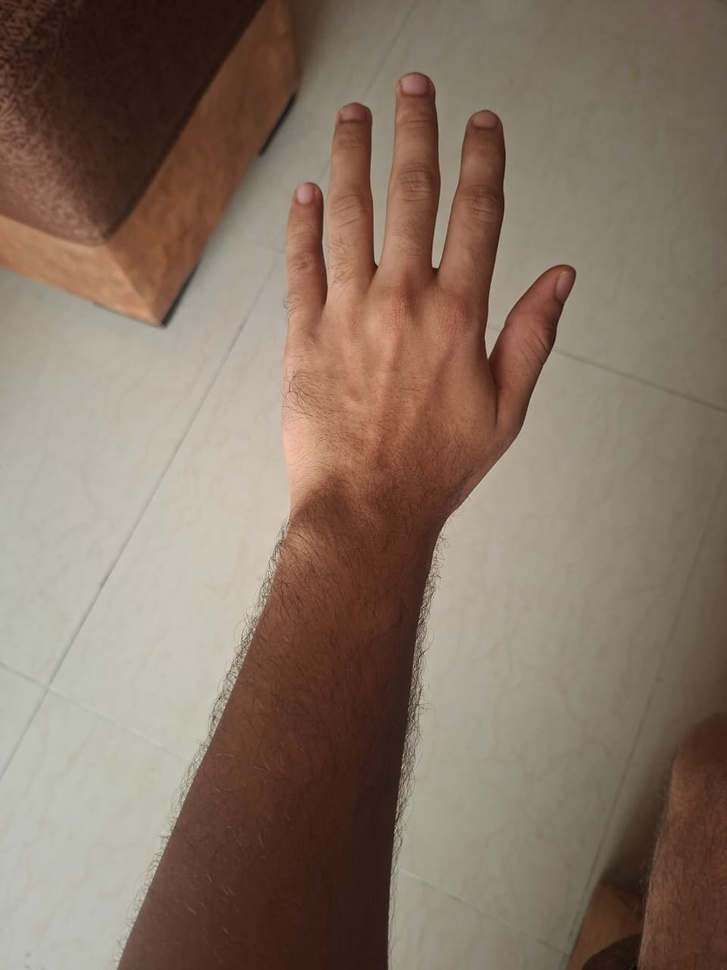
#> input picture server/storage/uploads/hand.jpg, 727 x 970 px, shrunk from 960 x 1280 before the run
$ python -i foot_measure.py   (imports and definitions only)
#> lines starting #> are read from the running program, lines starting #| are printed output that depends on the picture; after the words box and inside, x2 and y2 are one past the last pixel; in counts of white or black regions, pixels touching at a corner belong together
### server/app/measurement/calibration.py

from typing import Any

import cv2
import numpy as np


def load_image(image_path: str) -> np.ndarray:
    """Load an image and fail clearly if the path is invalid."""
    image = cv2.imread(image_path)
    if image is None:
        raise ValueError(f"Could not read image: {image_path}")
    return image


def detect_marker_scale(
    image: np.ndarray,
    marker_mm: float = 50.0,
    marker_id: int | None = None,
) -> dict[str, Any]:
    """
    Detect an ArUco marker and estimate pixels per millimetre.

    The marker must be visible, approximately square to the camera,
    and in the same plane as the body part being measured.
    """
    if marker_mm <= 0:
        raise ValueError("marker_mm must be greater than zero")

    if image is None or image.size == 0:
        raise ValueError("Image is empty")

    if not hasattr(cv2, "aruco"):
        raise RuntimeError(
            "OpenCV ArUco is unavailable. Install opencv-contrib-python."
        )

    gray = cv2.cvtColor(image, cv2.COLOR_BGR2GRAY)

    dictionary = cv2.aruco.getPredefinedDictionary(
        cv2.aruco.DICT_4X4_50
    )

    if hasattr(cv2.aruco, "DetectorParameters"):
        parameters = cv2.aruco.DetectorParameters()
    else:
        parameters = cv2.aruco.DetectorParameters_create()

    if hasattr(cv2.aruco, "ArucoDetector"):
        detector = cv2.aruco.ArucoDetector(dictionary, parameters)
        corners, ids, _ = detector.detectMarkers(gray)
    else:
        corners, ids, _ = cv2.aruco.detectMarkers(
            gray, dictionary, parameters=parameters
        )

    if ids is None or len(corners) == 0:
        raise ValueError(
            "No ArUco marker detected. Use a clearly visible "
            "DICT_4X4_50 marker and verify the marker's printed size."
        )

    side_lengths = []
    accepted_ids = []

    for marker_corners, marker_identifier in zip(corners, ids.flatten()):
        identifier = int(marker_identifier)

        if marker_id is not None and identifier != marker_id:
            continue

        points = marker_corners.reshape(4, 2).astype(np.float32)
        edges = [
            np.linalg.norm(points[(i + 1) % 4] - points[i])
            for i in range(4)
        ]

        # Average the four detected sides to reduce pixel noise.
        side_px = float(np.mean(edges))

        if side_px > 0:
            side_lengths.append(side_px)
            accepted_ids.append(identifier)

    if not side_lengths:
        raise ValueError(
            f"ArUco marker ID {marker_id} was not detected."
        )

    mean_side_px = float(np.mean(side_lengths))
    pixels_per_mm = mean_side_px / float(marker_mm)

    return {
        "marker_mm": float(marker_mm),
        "marker_ids": accepted_ids,
        "marker_side_px": round(mean_side_px, 3),
        "pixels_per_mm": round(pixels_per_mm, 6),
        "mm_per_pixel": round(1.0 / pixels_per_mm, 6),
        "marker_count": len(side_lengths),
    }


# [15 lines left out: function pixel_distance_to_mm, not called in this run]

### server/app/measurement/foot_measure.py

from pathlib import Path
import math

import cv2
import numpy as np

from app.measurement.calibration import (
    load_image,
    detect_marker_scale,
)


def _segment_foreground(image):
    """Estimate the foreground mask using the image-border background."""
    height, width = image.shape[:2]

    border = np.concatenate([
        image[0, :, :],
        image[-1, :, :],
        image[:, 0, :],
        image[:, -1, :],
    ])

    background = np.median(border, axis=0).astype(np.uint8)

    lab = cv2.cvtColor(image, cv2.COLOR_BGR2LAB)
    background_lab = cv2.cvtColor(
        background.reshape(1, 1, 3),
        cv2.COLOR_BGR2LAB,
    )[0, 0].astype(np.float32)

    difference = np.linalg.norm(
        lab.astype(np.float32) - background_lab,
        axis=2,
    )

    difference_u8 = np.clip(difference, 0, 255).astype(np.uint8)
    _, mask = cv2.threshold(
        difference_u8,
        0,
        255,
        cv2.THRESH_BINARY + cv2.THRESH_OTSU,
    )

    kernel = np.ones((5, 5), np.uint8)
    mask = cv2.morphologyEx(
        mask, cv2.MORPH_CLOSE, kernel, iterations=2
    )
    mask = cv2.morphologyEx(
        mask, cv2.MORPH_OPEN, kernel, iterations=1
    )

    # Remove contours touching the image border, often background noise.
    contours, _ = cv2.findContours(
        mask, cv2.RETR_EXTERNAL, cv2.CHAIN_APPROX_SIMPLE
    )

    cleaned = np.zeros((height, width), dtype=np.uint8)

    for contour in contours:
        x, y, w, h = cv2.boundingRect(contour)
        touches_border = (
            x <= 0 or y <= 0 or x + w >= width or y + h >= height
        )

        if not touches_border and cv2.contourArea(contour) >= (
            height * width * 0.01
        ):
            cv2.drawContours(cleaned, [contour], -1, 255, -1)

    return cleaned


def measure_foot(
    image_path,
    marker_mm=50.0,
    output_path=None,
    marker_id=None,
):
    """
    Estimate foot length and width from a top-down image.

    Without an ArUco marker, demo mode assumes a foot length of 250 mm.
    Uncalibrated results are for software demonstrations only.
    """
#> called with image_path = '../../storage/uploads/hand.jpg', marker_mm = 50

    image = load_image(image_path)
#> in load_image, image is the input picture: shape (970, 727, 3); mean B, G, R 100.4, 115.6, 133.9
    height, width = image.shape[:2]

    # Try calibrated scale first.
    try:
        calibration = detect_marker_scale(
            image,
            marker_mm=marker_mm,
            marker_id=marker_id,
        )
#> in detect_marker_scale, `gray = cv2.cvtColor(image, cv2.COLOR_BGR2GRAY)`:
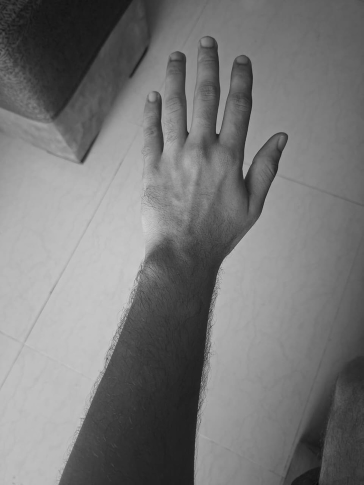
#> gray: shape (970, 727) (shown at 1/2 size); min 5, max 221, mean 119.3
#> in detect_marker_scale, `corners, ids, _ = detector.detectMarkers(gray)`: corners = (); ids = None
        calibration_mode = "aruco_calibrated"

    except ValueError as exc:
        if "No ArUco marker detected" not in str(exc):
            raise

        calibration = None
        calibration_mode = "uncalibrated_demo"

    mask = _segment_foreground(image)
#> in _segment_foreground, `background = np.median(border, axis=0).astype(np.uint8)`: background = [78, 92, 106]
#> in _segment_foreground, `background_lab = cv2.cvtColor( background.reshape(1, 1, 3), cv2.COLOR_..`: background_lab = [102, 131, 138]
#> in _segment_foreground, `difference = np.linalg.norm( lab.astype(np.float32) - background_lab, ..`:
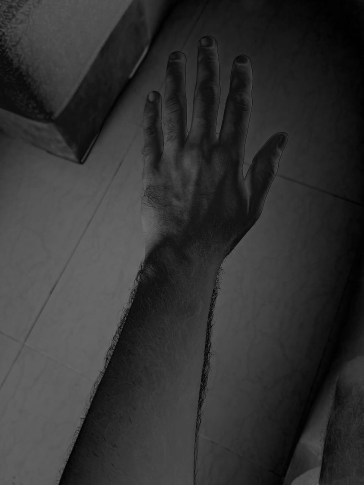
#> difference: shape (970, 727) float32 (shown at 1/2 size); min 1, max 122, mean 50.9
#> in _segment_foreground, `_, mask = cv2.threshold( difference_u8, 0, 255, cv2.THRESH_BINARY + cv..`:
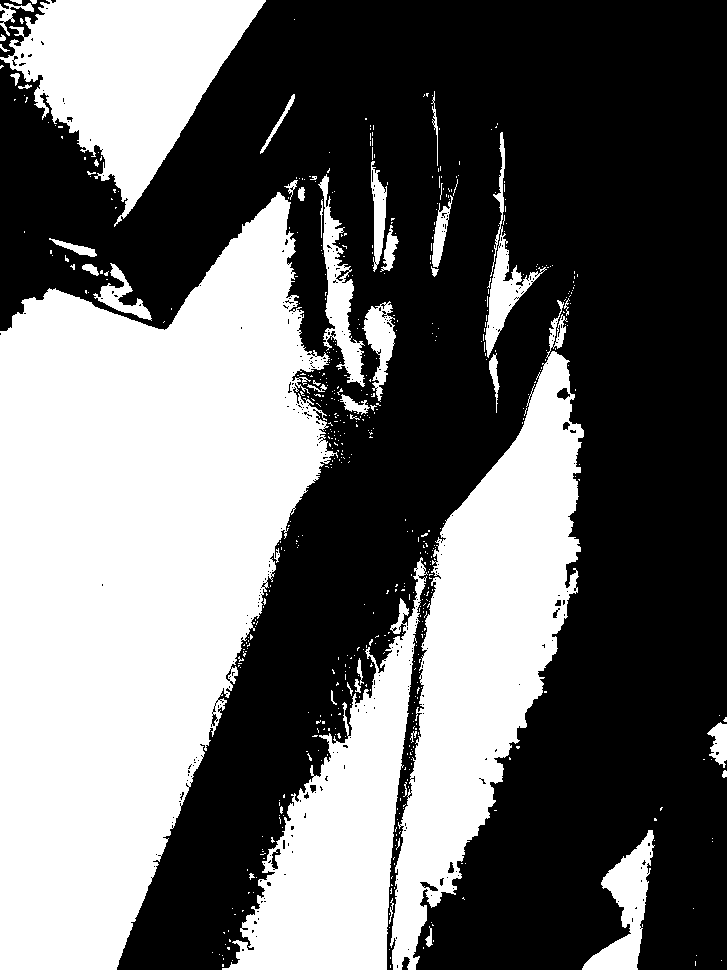
#> mask: shape (970, 727); 42.3% white; 592 white regions (547 under 20 px), largest, box (x1, y1, x2, y2) and area: (0, 192, 338, 970) 164829, (390, 300, 584, 970) 53173, (222, 557, 428, 970) 31946
#> in _segment_foreground, `mask = cv2.morphologyEx( mask, cv2.MORPH_CLOSE, kernel, iterations=2 )`:
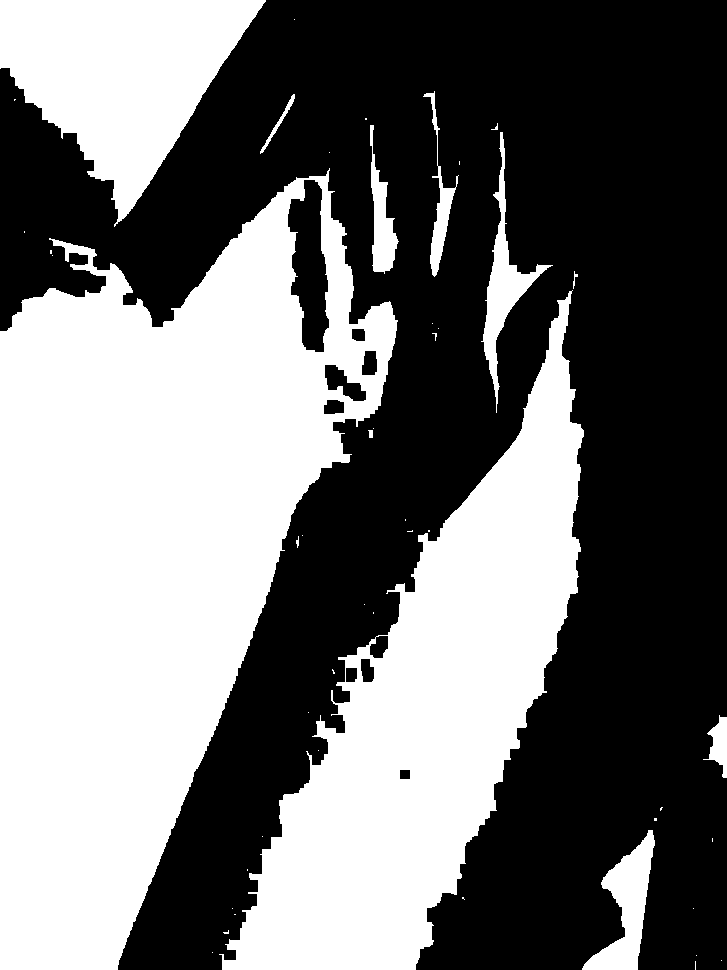
#> mask: shape (970, 727); 45.2% white; 48 white regions (36 under 20 px), largest, box (x1, y1, x2, y2) and area: (0, 168, 398, 970) 178866, (219, 290, 584, 970) 95291, (0, 0, 266, 227) 32301
#> in _segment_foreground, `mask = cv2.morphologyEx( mask, cv2.MORPH_OPEN, kernel, iterations=1 )`:
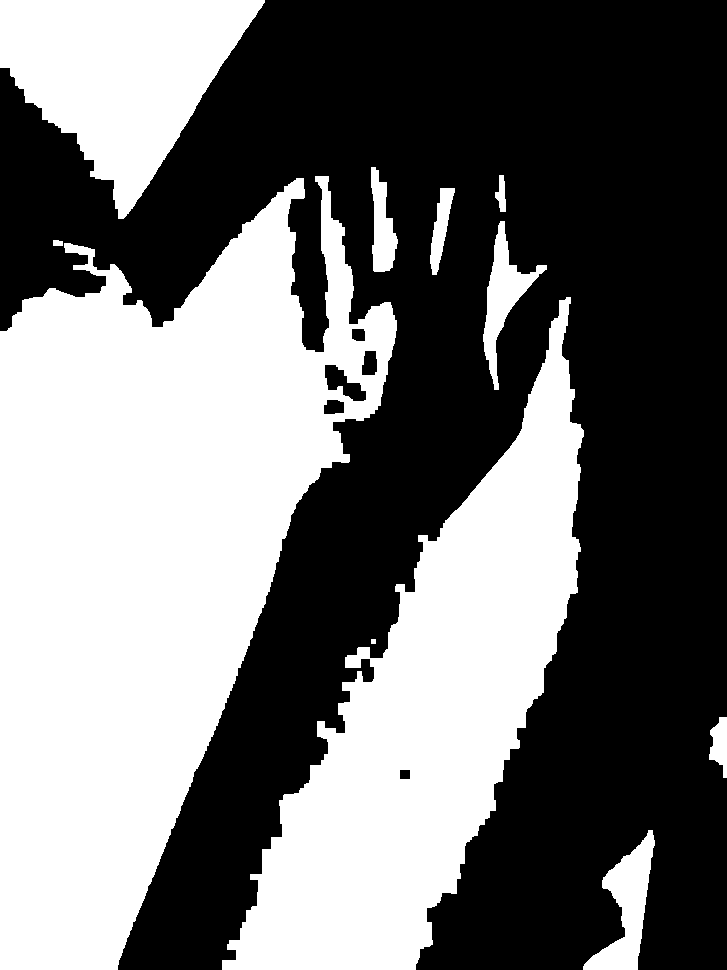
#> mask: shape (970, 727); 44.9% white; 11 white regions
#> in _segment_foreground, `contours, _ = cv2.findContours( mask, cv2.RETR_EXTERNAL, cv2.CHAIN_APP..`: contours = 11 contours, 1 with area under 20; largest, box (x1, y1, x2, y2) and area: (0, 176, 397, 970) 178630, (222, 297, 584, 970) 93933, (0, 0, 265, 219) 31842, (583, 830, 655, 970) 4036, (483, 221, 547, 390) 2959
#> the loop in _segment_foreground, `for contour in contours:` made 11 passes
#> (x, y, w, h, touches_border) on passes 1, 2, 4, 5, 6, 7, 8, 9: (583, 830, 72, 140, True), (709, 717, 18, 61, True), (222, 297, 362, 673, True), (53, 240, 10, 6, False), (483, 221, 64, 169, False), (430, 188, 25, 87, False), (0, 176, 397, 794, True), (495, 175, 11, 37, False)

    contours, _ = cv2.findContours(
        mask, cv2.RETR_EXTERNAL, cv2.CHAIN_APPROX_SIMPLE
    )
#> contours = []

    if not contours:
#> (the run stopped early here; a loop or call above may not have finished)

$ run again, on server/storage/uploads/scan_058497fc4e.jpg
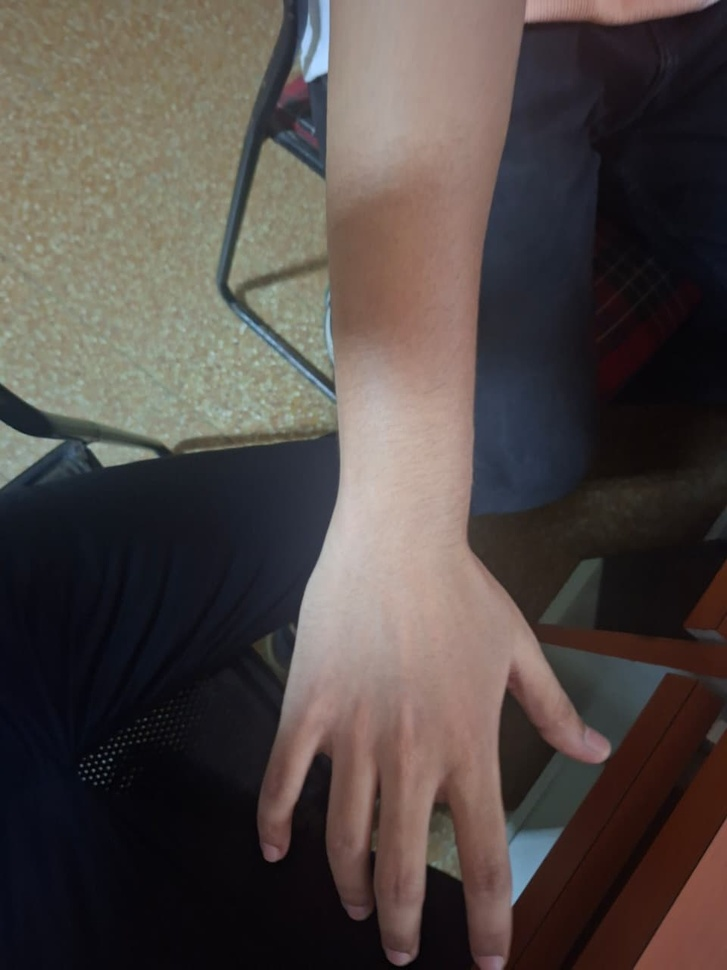
#> input picture server/storage/uploads/scan_058497fc4e.jpg, 727 x 970 px, shrunk from 960 x 1280 before the run
#> in load_image, image is the input picture: shape (970, 727, 3); mean B, G, R 69.1, 72.2, 80.6
#> in detect_marker_scale, `gray = cv2.cvtColor(image, cv2.COLOR_BGR2GRAY)`:
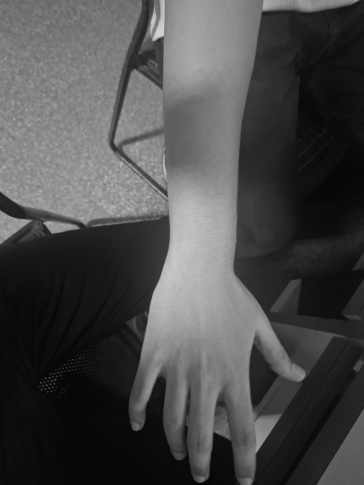
#> gray: shape (970, 727) (shown at 1/2 size); min 0, max 213, mean 74.3
#> corners = (); ids = None
#> background = [31, 31, 50]
#> lab: shape (970, 727, 3); mean of channels 0, 1, 2 77.3, 131.2, 131
#> background_lab = [36, 137, 132]
#> in _segment_foreground, `mask = cv2.morphologyEx( mask, cv2.MORPH_OPEN, kernel, iterations=1 )`:
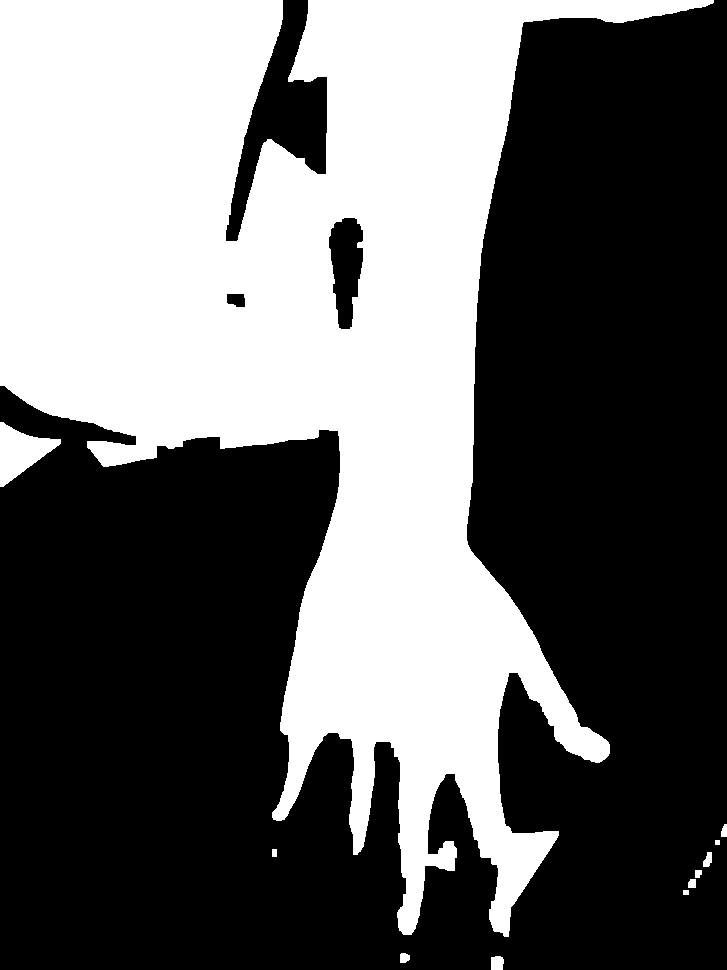
#> mask: shape (970, 727); 40.7% white; 11 white regions
#> in _segment_foreground, `contours, _ = cv2.findContours( mask, cv2.RETR_EXTERNAL, cv2.CHAIN_APP..`: contours = 11 contours, 1 with area under 20; largest, box (x1, y1, x2, y2) and area: (0, 0, 714, 937) 284654, (0, 422, 61, 487) 1903, (491, 956, 504, 970) 143, (703, 852, 712, 867) 78, (400, 953, 410, 963) 69
#> the loop in _segment_foreground, `for contour in contours:` made 11 passes
#> (x, y, w, h, touches_border) on passes 1, 2, 4, 5, 6, 9, 10, 11: (491, 956, 13, 14, True), (400, 953, 10, 10, False), (688, 879, 8, 9, False), (695, 870, 7, 8, False), (703, 852, 9, 15, False), (721, 824, 6, 13, True), (0, 422, 61, 65, True), (0, 0, 714, 937, True)
#> in measure_foot, `contours, _ = cv2.findContours( mask, cv2.RETR_EXTERNAL, cv2.CHAIN_APP..`: contours = []
